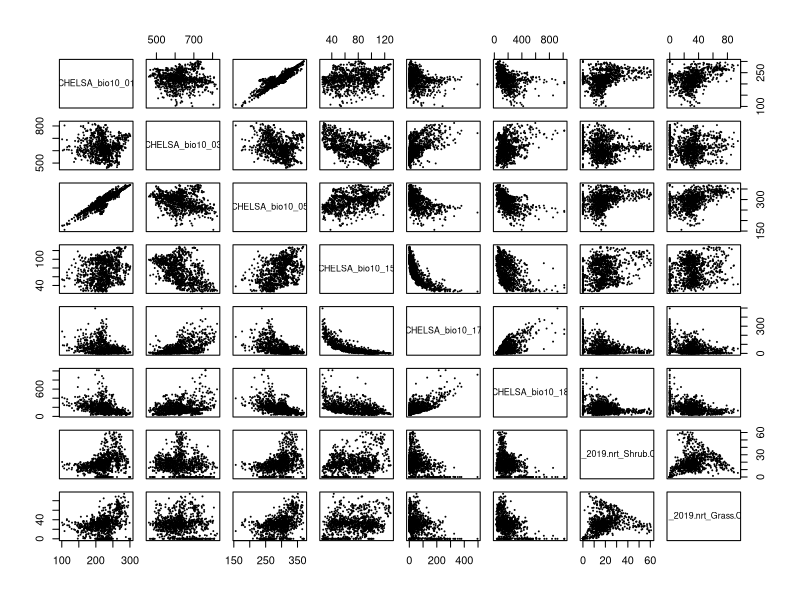

The R source for this figure:
## ---- chunk 1
knitr::opts_chunk$set(echo = TRUE)
## ---- chunk 2
library(Hmisc)
library(raster)

e <- extent(10,60,-20,25)
## ---- chunk 3
# correlations 
tmp <- read.table("Data/bioclims.txt", header=T)
pairs(tmp[,1:8], cex=0.05)
rcorr(as.matrix(tmp))
